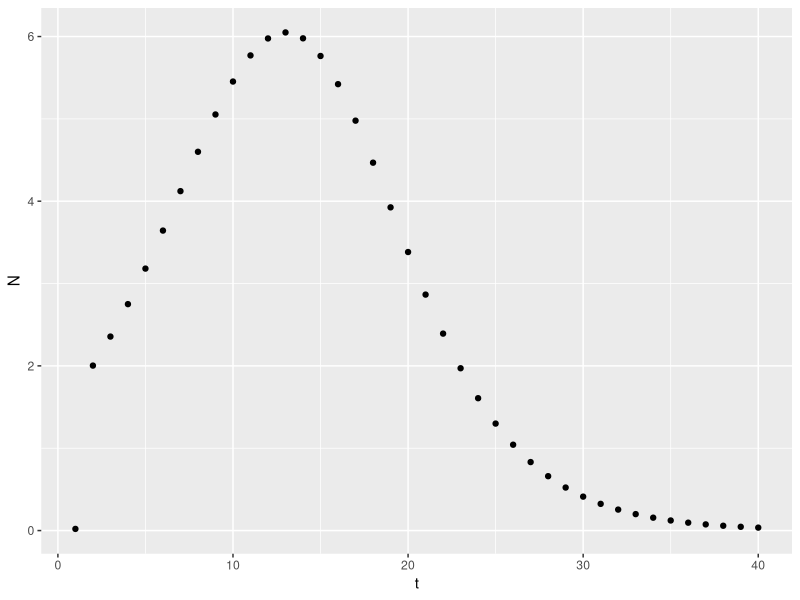
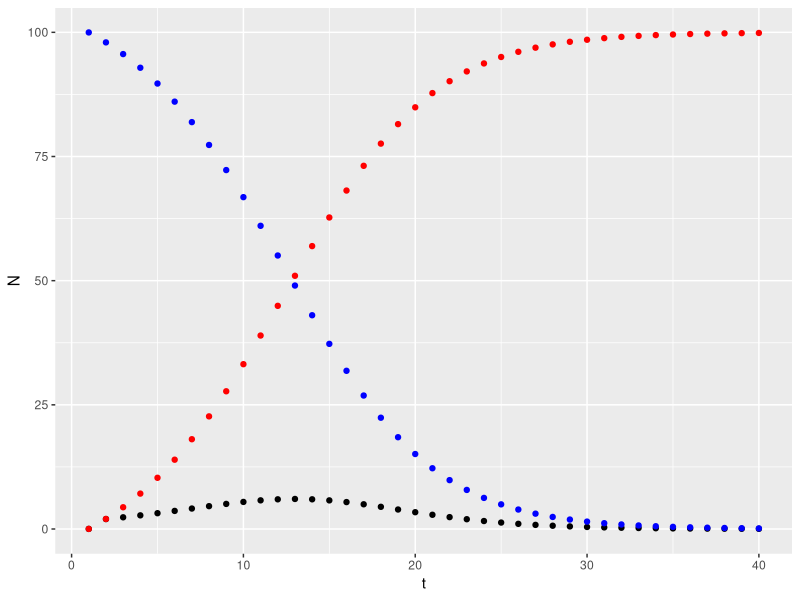
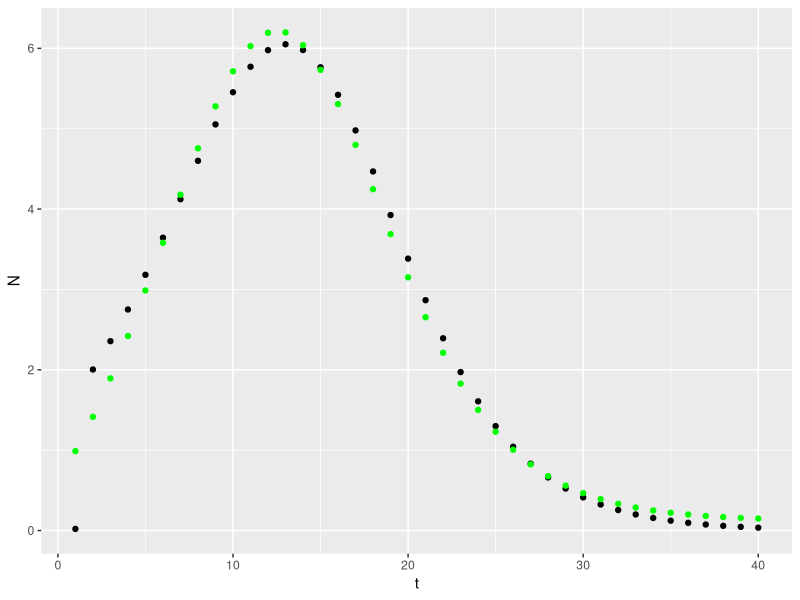
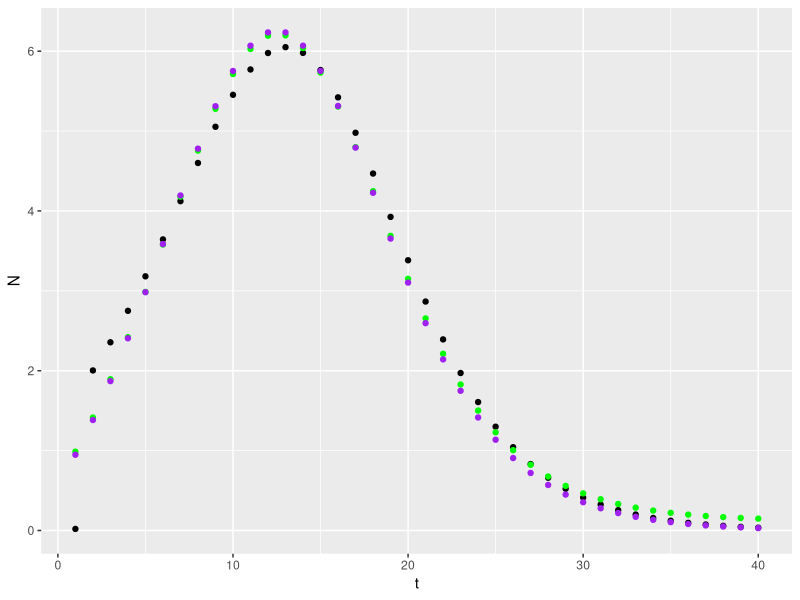
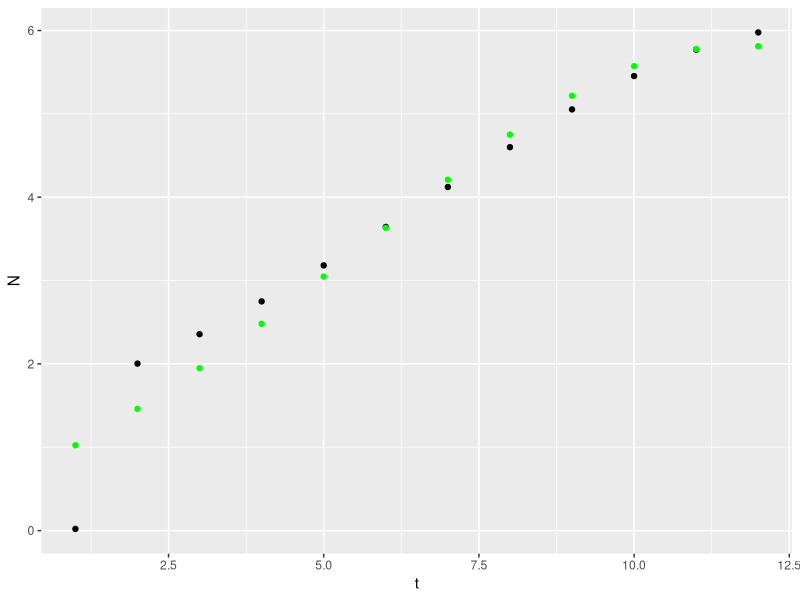
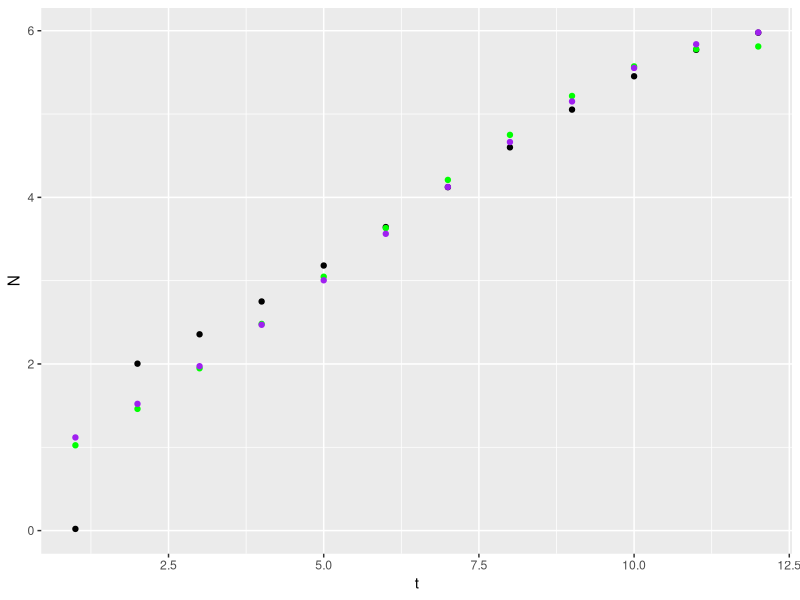
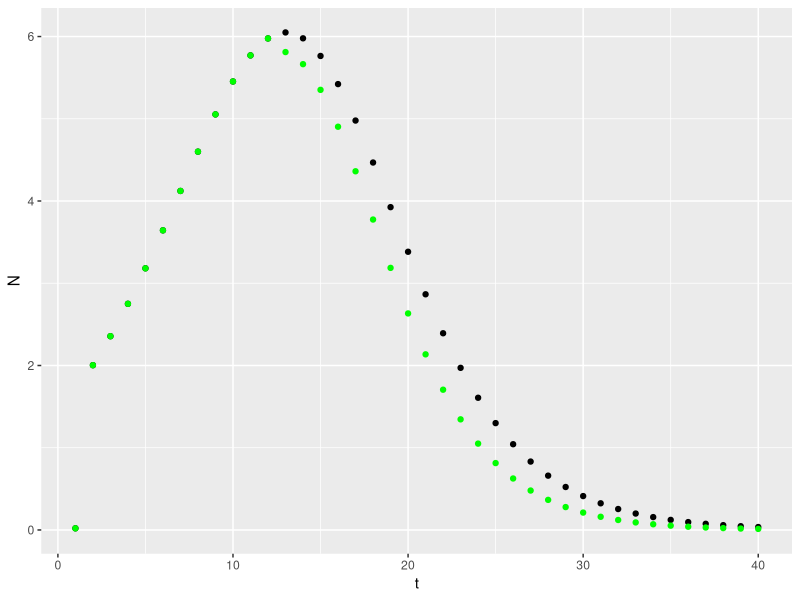
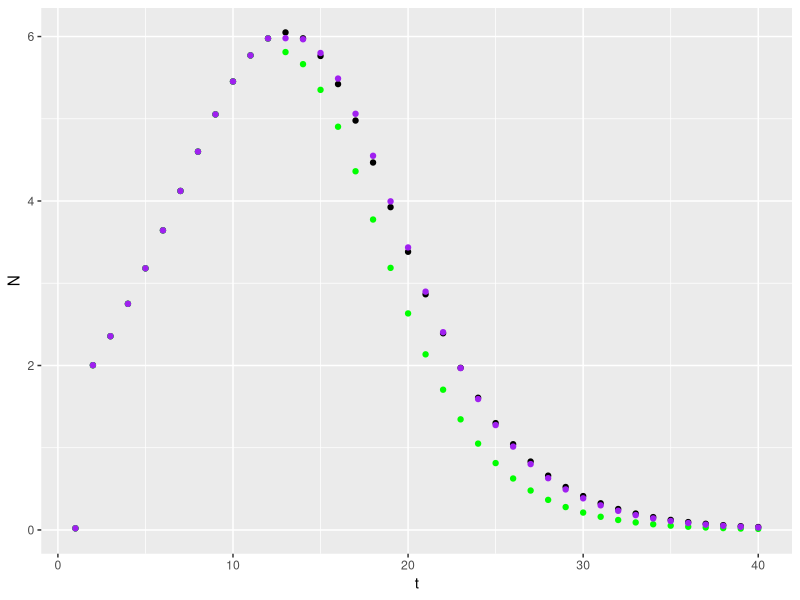

Source code (R) for these figures, in order:
## Week 9

# clear workspace
rm(list=ls())

# Today we fit a Bass Model to estimate new product diffusion.
# The context is immaterial, but we could suppose the product is virtual reality 
#    goggles, like Oculus
# We are modeling a durable good, that is, a product that lasts many periods after
#    purchase. Therefore we will use "sales" and "adoptions" interchangeably

library(tidyverse)

# --------------------
# BASS MODEL
# --------------------

#choose true parameters, we'll use these to simulate data
# then we'll use the simulated data to estimate the original parameters
M<-100    # Maximum market size
p<-.02     # coefficient of innovation
q<-.2      # coefficient of imitation
Nstart <- p  # Number of sales in period 1
T<-40      # Number of periods to simulate

# Note: We'll denote adoptions as N because that's easier to write than dA/dt

# allocate memory
N <- vector(mode="numeric",length=T)    # New adopters in period t
A <- vector(mode="numeric",length=T)    # Total adopters up until period t 
R <- vector(mode="numeric",length=T)    # Remaining Market, i.e. M-A
t <- vector(mode="numeric",length=T)    # counts time periods

# initialize vectors for period 1
N[[1]] <- Nstart
A[[1]] <- N[[1]]
R[[1]] <- M-N[[1]]
t[[1]] <- 1.0

#simulate data for subsequent periods
for (i in 2:T){
  
  t[i] <- i*1.0
  # Bass model formula:
  N[i] <- ( p + q * A[[i-1]] / M ) * R[[i-1]]
  # Update accumulated sales
  A[i] <- A[[i-1]] + N[[i]]
  # Update Remaining market size
  R[i] <- M-A[[i]]
}

# Let's take a look. Combine simulated data into a dataframe & plot
sim <- cbind(t,N,A,R) |>
       as.data.frame() 
ggplot(sim) +
       geom_point(aes(t,N), color="black") 
  
# Now let's compare Sales to Accumulated Sales & Remaining market
ggplot(sim) +
  geom_point(aes(t,N), color="black") +
  geom_point(aes(t,A), color="red") +
  geom_point(aes(t,R), color="blue")


# This illustrates a general principle in model training, estimation and usage
# If we can simulate data from a model and known parameters,
#     and then use the simulated data and estimation code to recover known parameters,
#     then we can (a) check our understanding
#         (b) check our estimation code
#         (c) run a variety of simulation experiments to understand the 
#             model and estimator properties
#         (d) change the parameter values to gauge their effect on the model


# Now let's estimate the Bass model using OLS (the quadratic in A(t))
#    (good deeper dive if you want it: https://rpubs.com/BM07BAM/bass_model )

# run the linear regression: N_t = a + b*A_t + c*A_t^2
out_lm <- lm(N ~ A + I(A^2), data = sim)
summary(out_lm)

# What did we find? How well did the model fit the training data?

# Let's use our estimated model to predict sales in the training sample
sim$lmpred <- predict(out_lm)
# Let's pause for a moment to appreciate R's compact syntax on that

# Let's see how predicted sales compares to actual sales
ggplot(sim) +
  geom_point(aes(t,N), color="black") +
  geom_point(aes(t,lmpred), color="green") 


# Now let's estimate the Bass model a second way, using a different approach
# This time we'll use Nonlinear Least Squares and the exact solution

# First let's define our NLS objective function that we want to minimize, 
# as a function of p and q. This function calculates the sum of square errors
bass_sse <- function(pq, N_t, A_t, M) {
  p <- pq[1]
  q <- pq[2]
  
  N_hat <- M * p + (q - p) * A_t - (q / M) * A_t^2
  
  sse <- sum((N_t - N_hat)^2)
}

# We're going to search over p-q space to find the combination of p and q estimates
# that minimize the sum of square errors. The following defines the starting point for
# the search
init <- c(0.1, 0.1)   # this is where we start our search (p=.1, q=.1)

# 'optim' generically minimizes a multidimensional function (in this case, bass_sse)
# type ?optim to learn more about the optim(ization) function
# optim offers several search routines; defaults to Nelder-Mead https://en.wikipedia.org/wiki/Nelder%E2%80%93Mead_method
# init is the starting point, fn is the function to minimize
out2 <- optim(par = init, fn = bass_sse, N_t = sim$N, A = sim$A, M = M)

# what did optim give us? 
summary(out2)

# What parameter values did optim estimate?
out2$par
# How accurate are those?

# Let's use our NLS model to predict sales in the training sample
PredictBassInSampleN <- function(parms, T_horizon){

# allocate memory  
ISPredN <- vector(mode="numeric",length=T_horizon)

# Use the estimated model to predict sales in the training sample
for (i in 1:T_horizon) {
  ISPredN[i] <- M * parms[[1]] + (parms[[2]] - parms[[1]]) * A[i] - (parms[[2]] / M) * A[i]^2
  ISPredN[i] 
}

return(ISPredN)
}

sim$NLSInsamplePred<-PredictBassInSampleN(out2$par, 40)


# Let's see how in-sample sales predictions compare to actual sales
ggplot(sim) +
  geom_point(aes(t,N), color="black") +
  geom_point(aes(t,lmpred), color="green") +
  geom_point(aes(t,NLSInsamplePred), color="purple")

## Which model fits better? In what periods does each estimator fit better or worse?
nls_insample_r2<-1 - sum((sim$N-sim$NLSInsamplePred)^2)/sum((sim$N-mean(sim$N))^2)
nls_insample_r2  # how does that compare to the OLS R-sq?


## Until now, we have used the entire T-periods dataset to fit both models
## That means we can't evaluate retrodictive accuracy--we used the entire dataset in estimation

##   (What's the problme with using training data to evaluate retrodictive accuracy?)

## Now, suppose we only had the first (short_T) periods of data
## We'll estimate with the first short_T periods then retrodict periods 13-40
short_T <- 12

## Which estimation method do you think will offer more accurate retrodictions? 
## Why?

# First let's create the restricted training sample 
shortsim <- sim[1:short_T,]

# Let's estimate the Bass model again using the quadratic linear model, using the 
# restricted data

# run the linear regression using the short training sample: 
#      N_t = a + b*A_t + c*A_t^2
out_lm2 <- lm(N ~ A + I(A^2), data = shortsim)
summary(out_lm2)

# Let's use our linear estimator to predict sales in the short training sample
shortsim$lmpred <- predict(out_lm2)

# Let's see how predicted sales compares to actual sales in the short training sample
ggplot(shortsim) +
  geom_point(aes(t,N), color="black") +
  geom_point(aes(t,lmpred), color="green") 


# Now let's estimate the Bass model using NLS 

# Re-estimate NLS using the short training sample 
nls2short <- optim(par = init, fn = bass_sse, N_t = shortsim$N, A = shortsim$A, M = M)

# What did we find?
nls2short$par
# Are these parameter estimates better or worse than the first NLS estimates? Why?

# Let's use our NLS model to predict sales in the short sample
shortsim$NLSInsamplePred<-PredictBassInSampleN(nls2short$par, short_T)

# Let's see how predicted sales compares to actual sales in the restricted sample
ggplot(shortsim) +
  geom_point(aes(t,N), color="black") +
  geom_point(aes(t,lmpred), color="green") +
  geom_point(aes(t,NLSInsamplePred), color="purple") 

# How do the R-square statistics compare in the short training sample?
nls_insample_r2<-1 - sum((shortsim$N-shortsim$NLSInsamplePred)^2)/sum((shortsim$N-mean(shortsim$N))^2)
nls_insample_r2


# Now let's use the 2 models to retrodict sales after the training data period

# For the quadratic linear model, we need to define a new function, which will 
#   make a series of iterated sales predictions, each building on the previous
lmPredOOS <- function(model,short_T){
  
  # first allocate the return vector in memory
  longpredN <- vector(mode="numeric",length=T)
  
  # Seed the first short_T periods with training data
  longpredN[1:short_T] <- N[1:short_T]
  
  # Seed the accumulated sales variable with the last in-sample training obs
  temp_A <- A[short_T]
  
  # For periods between short_T and T,
  for (i in (short_T+1):T){
    
    # Use the most recent A estimate to calculate the model's fitted value
    longpredN[i] <- model$coef[1]+model$coef[2]*temp_A+model$coef[3]*temp_A*temp_A
    
    # Update the accumulated sales with the new predicted sales
    temp_A <- temp_A + longpredN[i]
  }  
  
  return(longpredN)
}

# Use our new function to retrodict using the OLS estimator
LMlong <- lmPredOOS(out_lm2,short_T)

# How do the OLS retrodictions compare to simulated data?
retrodictions <- cbind(t,N,LMlong) |>
  as.data.frame() 

ggplot(retrodictions) +
  geom_point(aes(t,N), color="black") +
  geom_point(aes(t,LMlong), color="green") 


# Now we need a function that uses the short-T NLS estimator to predict out-of-sample
# This function is similar to lmPredOOS but only retrodicts after short_T
NLSpredOOS <- function(M, p, q, short_T) {
  
  # first allocate the return vector in memory
  longpredN <- vector(mode="numeric",length=T)
  
  # Seed the first short_T periods with training data
  longpredN[1:short_T] <- N[1:short_T]
  
  # Seed the accumulated sales variable with the last in-sample training obs
  temp_A <- A[short_T]
  temp_R <- M-temp_A
  
  for (i in (short_T+1):T){    
    longpredN[[i]] <- (p + q * temp_A / M) * temp_R
    temp_A <- temp_A + longpredN[[i]]
    temp_R <- M - temp_A
  }
  return(longpredN)
}

# Let's predict sales for all T periods given NLS estimates of p and q
retrodictions$NLSlong <- NLSpredOOS(M, nls2short$par[[1]], nls2short$par[[2]], short_T)

# Let's see how predicted sales compares to actual sales in the restricted sample
ggplot(retrodictions) +
  geom_point(aes(t,N), color="black") +
  geom_point(aes(t,LMlong), color="green") +
  geom_point(aes(t,NLSlong), color="purple") 

# Which estimation method looks like it retrodicted better in periods 13-T? 

# Let's sum the square prediction errors for out-of-sample periods
sspeLM <- sum((retrodictions$LMlong[(short_T+1):T]-retrodictions$N[(short_T+1):T])^2)
sspeNLS <- sum((retrodictions$NLSlong[(short_T+1):T]-retrodictions$N[(short_T+1):T])^2)
print(c(sspeLM, sspeNLS))


# Remember the bias-variance tradeoff: Increasing model fit past a certain point 
#    can reduce the model's ability to generalize to unseen data 
# https://en.wikipedia.org/wiki/Bias%E2%80%93variance_tradeoff

# The reason that NLS performs reasonably well, even with just a few data points, is that 
# its structure nests the true data generating process. 

# This is a common tradeoff in analytics: Purpose-built models using relevant theory
# can outperform robust descriptive models with limited training data

# However, with large enough data, more flexible models will often effectively 
# learn the relevant structure without the need for context-specific
# theoretical assumptions

# How much data is "large enough" ? It depends on
#   (a) accuracy of the theory-driven model
#   (b) flexibility of the descriptive model
#   (c) how noisy are the data: more noise --> greater value of theory
# These are generally empirical questions. We cannot generally know the answers 
#   without testing

# Additionally, if the model embeds an irrelevant theory, it can perform worse than 
#     the general model, even with a lot of data. Typically, domain expertise is 
#     needed to inform the theory selection.


##   HOMEWORK 

# 1. Change the true value of p from .02 to .01; change nothing else from the original values. 
# Did that change which estimator produced a higher sum of squared prediction errors?

# 2. Change the true value of p from .02 to .03; change nothing else from the original values. 
# Did that change which estimator produced a higher sum of squared prediction errors?

# 3. Change the true value of q from .2 to .1; change nothing else from the original values. 
# Did that change which estimator produced a higher sum of squared prediction errors?

# 4. Change the true value of q from .1 to .3; change nothing else from the original values. 
# Did that change which estimator produced a higher sum of squared prediction errors?

# 5. Change short_T from 12 to 6; change nothing else from the original values. 
# Did that change which estimator produced a higher sum of squared prediction errors?

# 6. Change short_T from 12 to 18; change nothing else from the original values. 
# Did that change which estimator produced a higher sum of squared prediction errors?

